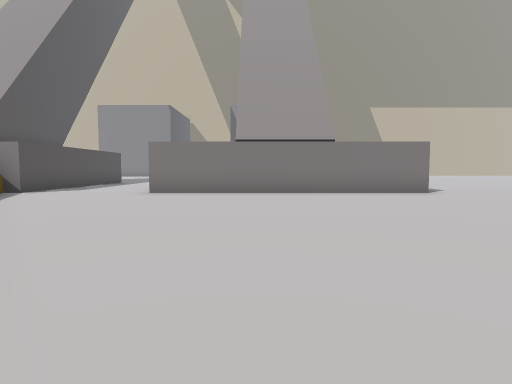
view 1 (above)

22 first-person views from a walk through a Unity game level. The camera is 1.3 m above the floor, tilts 4° down and sees 75° across. The floor is counted in squares, 2 m on a side. Each view is taken from the middle of a square. On the plan, view 1 faces up. The plan holds only what a view shows up to about 10 squares ahead; the rest is blank. The place goes on beyond the plan. The player character is not drawn.

view 2
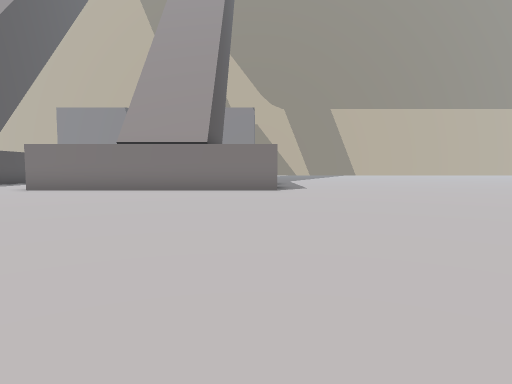

view 3
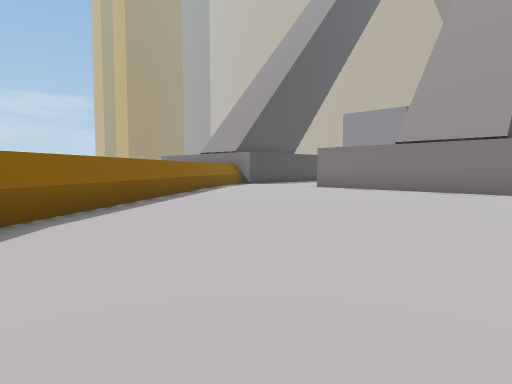

view 4
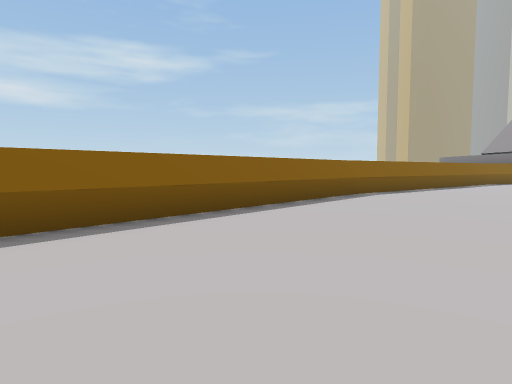

view 5
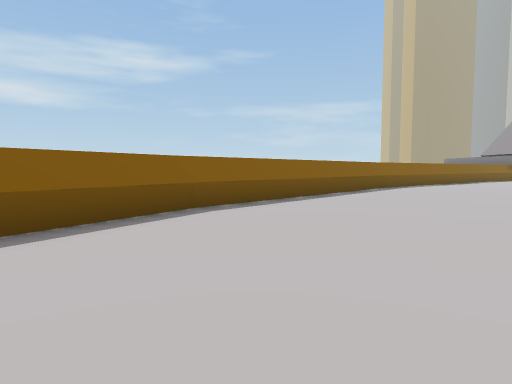

view 6
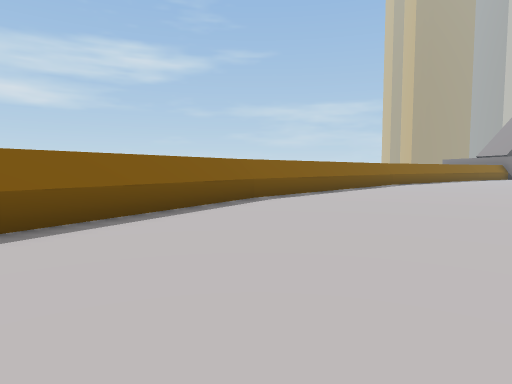

view 7
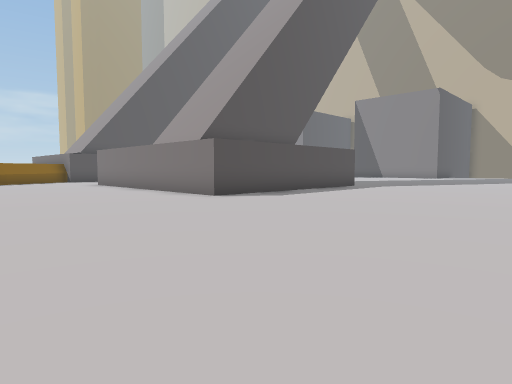

view 8
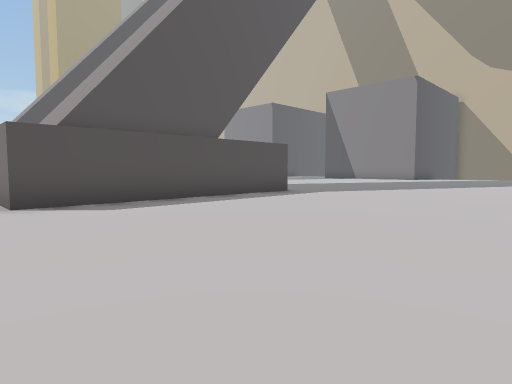

view 9
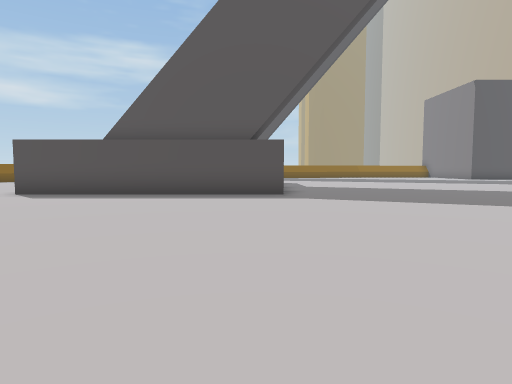

view 10
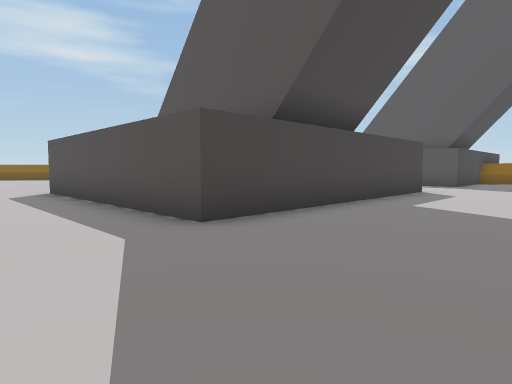

view 11
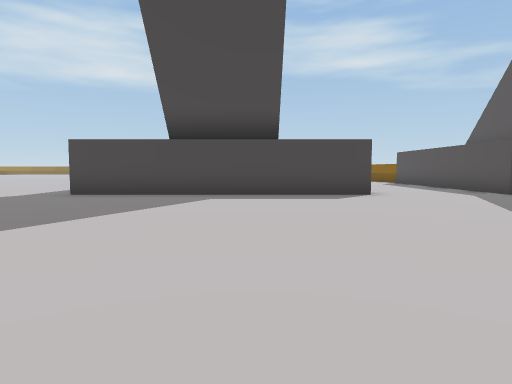

view 12
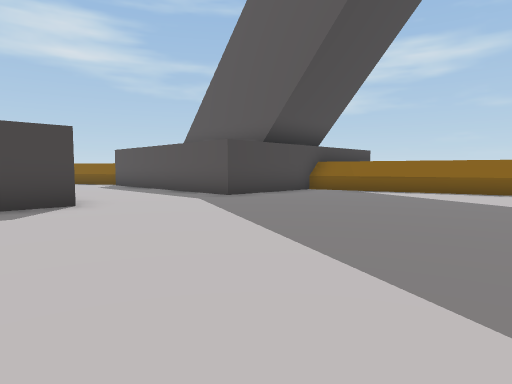

view 13
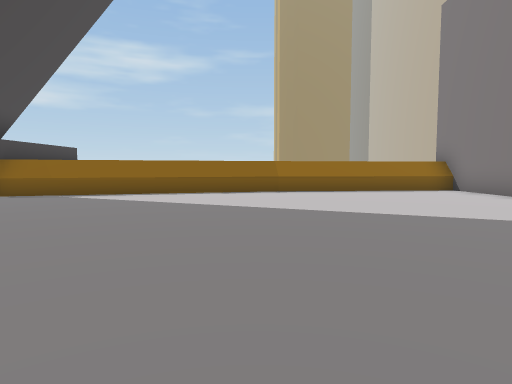

view 14
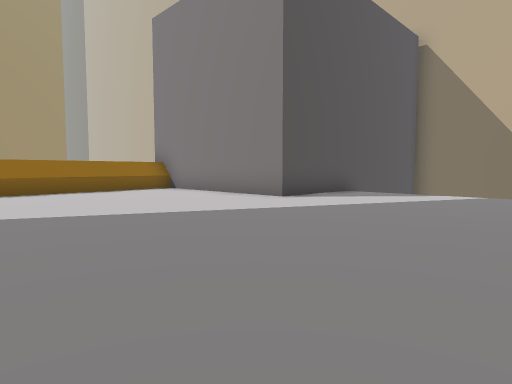

view 15
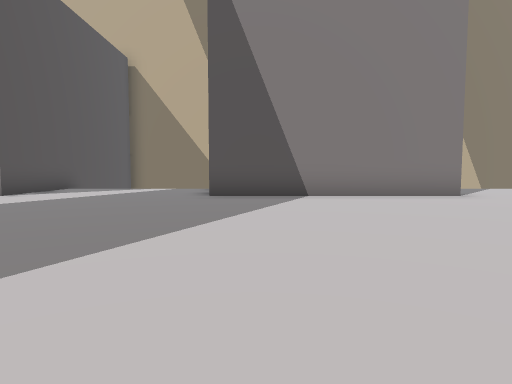

view 16
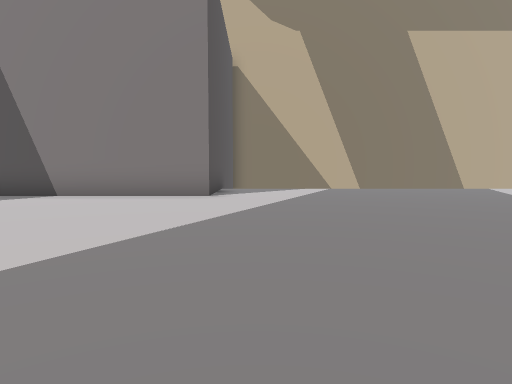

view 17
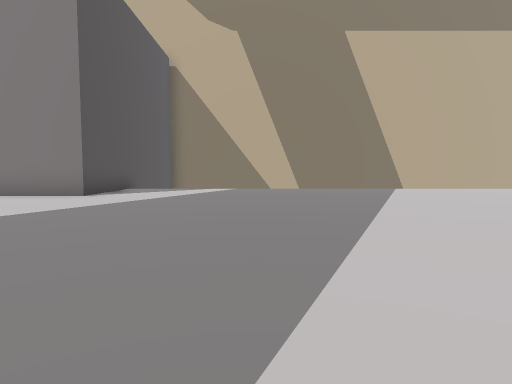

view 18
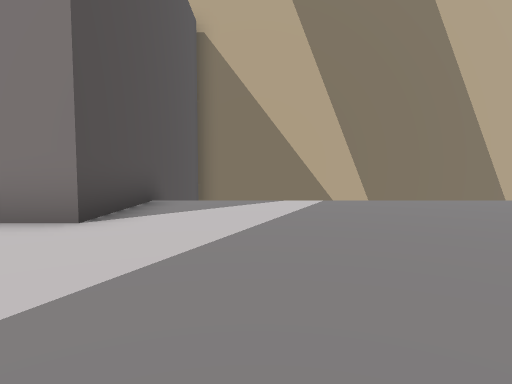

view 19
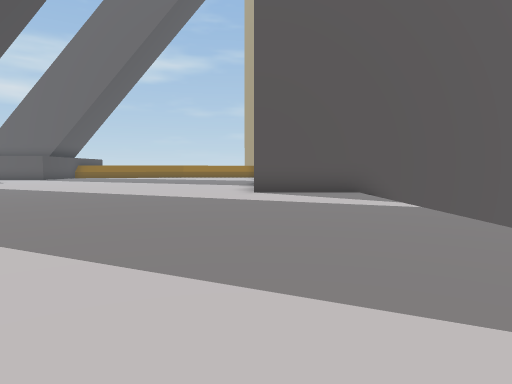

view 20
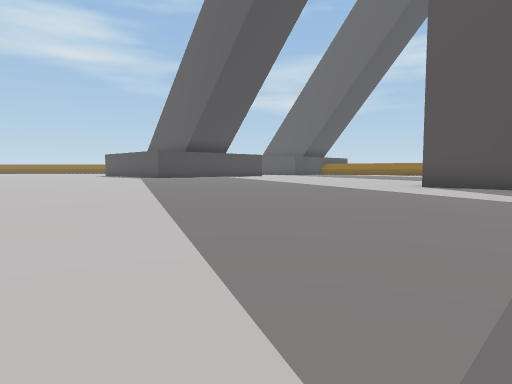

view 21
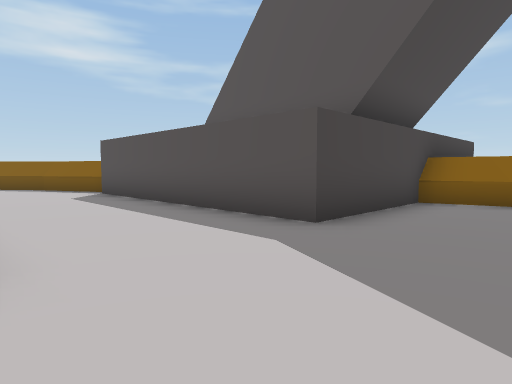

view 22
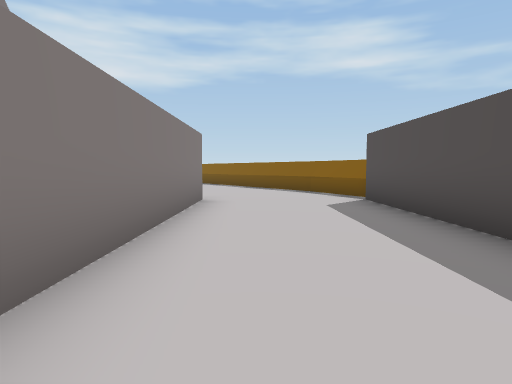

### Floor plan
Points are (right, up) in squares from view 1. A wall is a line through its corners. A room is listed if a view was taken in it or the views show most of it. See-through windows are left out.
Room 1 (views 1, 2, 3, 4, 5, 6, 7, 8, 9, 10, 11, 12, 13, 14, 15, 16, 17, 18, 19, 20, 21, 22)
walls: (-2.9, 15.7) (4.6, 15.7) (4.6, 8.9) (-2.9, 8.9) (-2.9, 14.6); (-10.1, 15.7) (-6.3, 15.7) (-6.3, 8.9) (-6.9, 8.9); (3.9, 34.5) (3.9, 27.9) (-2.1, 27.9); (-7.1, 31.1) (-7.1, 27.9) (-12, 27.9)
low walls: (-6.6, 8.4) (-5.5, 6.3); (-5.6, 6.4) (-5.3, 6); (-4.4, 4.8) (-0.6, -0.4) (5.6, -6.1); (-11.6, 22.7) (-9.7, 15.7); (-12, 27.4) (-11.6, 22.6); (5.4, -6) (9.7, -8.5)

Positions as (right, up) in squares from view 1, and headings:
1: (0, 0), facing up
2: (4, -1), facing up
3: (4, -1), facing up-left
4: (8, -3), facing left
5: (11, -5), facing left
6: (13, -6), facing left
7: (11, 4), facing up-left
8: (11, 8), facing up-left
9: (13, 15), facing left
10: (7, 19), facing down-left
11: (0, 24), facing down
12: (-1, 22), facing down-left
13: (-2, 22), facing left
14: (-2, 22), facing up-left
15: (-1, 20), facing up
16: (5, 20), facing up
17: (8, 20), facing up
18: (6, 24), facing up
19: (13, 28), facing left
20: (13, 31), facing down-left
21: (-3, 18), facing down-left
22: (-4, 16), facing down
